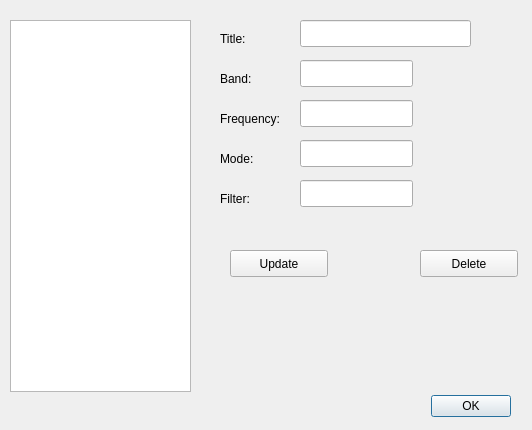
<?xml version="1.0" encoding="UTF-8"?>
<ui version="4.0">
 <class>BookmarksEditDialog</class>
 <widget class="QDialog" name="BookmarksEditDialog">
  <property name="geometry">
   <rect>
    <x>0</x>
    <y>0</y>
    <width>532</width>
    <height>430</height>
   </rect>
  </property>
  <property name="windowTitle">
   <string>Edit Bookmarks</string>
  </property>
  <widget class="QDialogButtonBox" name="buttonBox">
   <property name="geometry">
    <rect>
     <x>170</x>
     <y>390</y>
     <width>341</width>
     <height>32</height>
    </rect>
   </property>
   <property name="orientation">
    <enum>Qt::Horizontal</enum>
   </property>
   <property name="standardButtons">
    <set>QDialogButtonBox::Ok</set>
   </property>
  </widget>
  <widget class="QListWidget" name="bookmarksListWidget">
   <property name="geometry">
    <rect>
     <x>10</x>
     <y>20</y>
     <width>181</width>
     <height>372</height>
    </rect>
   </property>
  </widget>
  <widget class="QLabel" name="label">
   <property name="geometry">
    <rect>
     <x>220</x>
     <y>30</y>
     <width>67</width>
     <height>17</height>
    </rect>
   </property>
   <property name="text">
    <string>Title:</string>
   </property>
  </widget>
  <widget class="QLabel" name="label_2">
   <property name="geometry">
    <rect>
     <x>220</x>
     <y>70</y>
     <width>67</width>
     <height>17</height>
    </rect>
   </property>
   <property name="text">
    <string>Band:</string>
   </property>
  </widget>
  <widget class="QLabel" name="label_3">
   <property name="geometry">
    <rect>
     <x>220</x>
     <y>110</y>
     <width>81</width>
     <height>17</height>
    </rect>
   </property>
   <property name="text">
    <string>Frequency:</string>
   </property>
  </widget>
  <widget class="QLabel" name="label_4">
   <property name="geometry">
    <rect>
     <x>220</x>
     <y>150</y>
     <width>67</width>
     <height>17</height>
    </rect>
   </property>
   <property name="text">
    <string>Mode:</string>
   </property>
  </widget>
  <widget class="QLabel" name="label_5">
   <property name="geometry">
    <rect>
     <x>220</x>
     <y>190</y>
     <width>67</width>
     <height>17</height>
    </rect>
   </property>
   <property name="text">
    <string>Filter:</string>
   </property>
  </widget>
  <widget class="QLineEdit" name="titleLineEdit">
   <property name="geometry">
    <rect>
     <x>300</x>
     <y>20</y>
     <width>171</width>
     <height>27</height>
    </rect>
   </property>
  </widget>
  <widget class="QLineEdit" name="bandLineEdit">
   <property name="geometry">
    <rect>
     <x>300</x>
     <y>60</y>
     <width>113</width>
     <height>27</height>
    </rect>
   </property>
  </widget>
  <widget class="QLineEdit" name="frequencyLineEdit">
   <property name="geometry">
    <rect>
     <x>300</x>
     <y>100</y>
     <width>113</width>
     <height>27</height>
    </rect>
   </property>
  </widget>
  <widget class="QLineEdit" name="modeLineEdit">
   <property name="geometry">
    <rect>
     <x>300</x>
     <y>140</y>
     <width>113</width>
     <height>27</height>
    </rect>
   </property>
  </widget>
  <widget class="QLineEdit" name="filterLineEdit">
   <property name="geometry">
    <rect>
     <x>300</x>
     <y>180</y>
     <width>113</width>
     <height>27</height>
    </rect>
   </property>
  </widget>
  <widget class="QPushButton" name="deletePushButton">
   <property name="geometry">
    <rect>
     <x>420</x>
     <y>250</y>
     <width>98</width>
     <height>27</height>
    </rect>
   </property>
   <property name="text">
    <string>Delete</string>
   </property>
  </widget>
  <widget class="QPushButton" name="updatePushButton">
   <property name="geometry">
    <rect>
     <x>230</x>
     <y>250</y>
     <width>98</width>
     <height>27</height>
    </rect>
   </property>
   <property name="text">
    <string>Update</string>
   </property>
  </widget>
 </widget>
 <resources/>
 <connections>
  <connection>
   <sender>buttonBox</sender>
   <signal>accepted()</signal>
   <receiver>BookmarksEditDialog</receiver>
   <slot>accept()</slot>
   <hints>
    <hint type="sourcelabel">
     <x>248</x>
     <y>254</y>
    </hint>
    <hint type="destinationlabel">
     <x>157</x>
     <y>274</y>
    </hint>
   </hints>
  </connection>
  <connection>
   <sender>buttonBox</sender>
   <signal>rejected()</signal>
   <receiver>BookmarksEditDialog</receiver>
   <slot>reject()</slot>
   <hints>
    <hint type="sourcelabel">
     <x>316</x>
     <y>260</y>
    </hint>
    <hint type="destinationlabel">
     <x>286</x>
     <y>274</y>
    </hint>
   </hints>
  </connection>
 </connections>
</ui>
